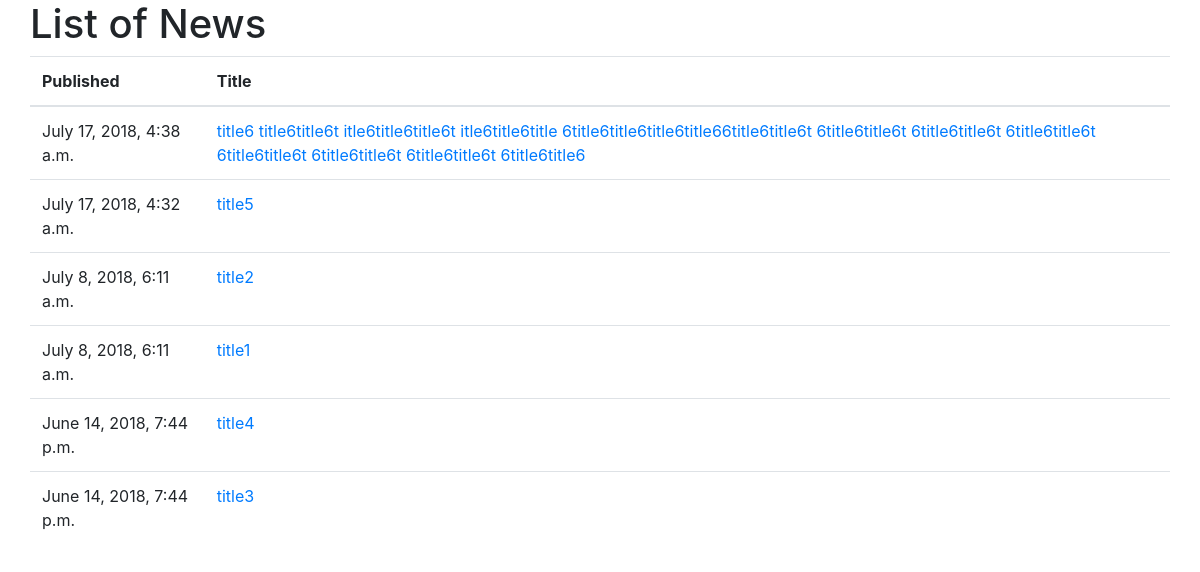
Before: /news/ with the older database file.
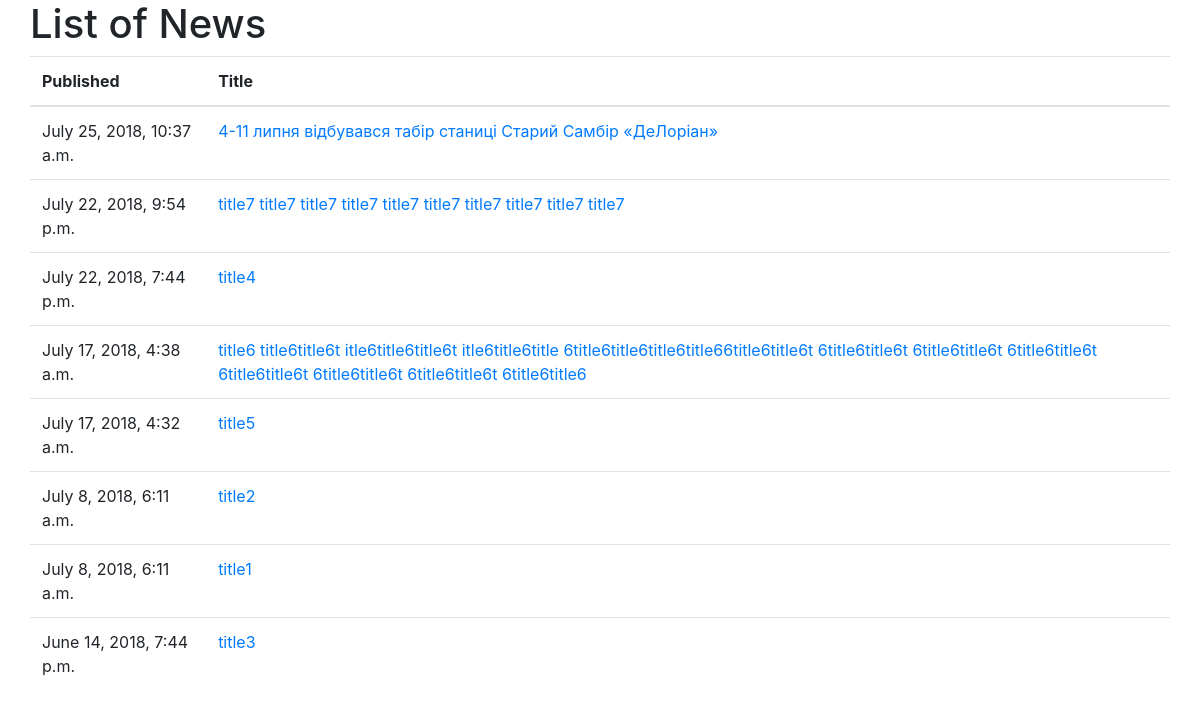
After: the same page with the newer database file.
### news/models.py (models this page shows, shortened)
class News(models.Model):
    id = models.AutoField(primary_key=True)
    title = models.CharField(max_length=200)
    content = models.TextField()
    pub_date = models.DateTimeField('published')

### news/views.py (the view)
# urls.py: path('', views.index, name='index'),
def index(request):
    latest_news_list = News.objects.order_by('-pub_date')#[:5]
    template = loader.get_template('news/index.html')
    context = {
        'latest_news_list': latest_news_list,
    }
    return HttpResponse(template.render(context, request))

### news/templates/news/index.html (shortened to what this page needs)
<!DOCTYPE html>
<html lang="en">
<head>
    <link rel="stylesheet" href="https://maxcdn.bootstrapcdn.com/bootstrap/4.0.0/css/bootstrap.min.css">
<!--{% load static %}
    <link rel="stylesheet" type="text/css" href="{% static 'news/style.css' %}" />
-->
</head>
<body>
<div id="starting">
    <div class="container">
        <div class="row">
            <h1>List of News
            </h1>
            <table class="table">
                <thead>
                    <tr>
                        <th>Published</th>
                        <th>Title</th>
                    </tr>
                </thead>
                <tbody>
                    {% if latest_news_list %}
                      {% for new in latest_news_list %}
                          <tr>
                            <td scope="row">{{ new.pub_date }}</td>
                            <td><a href="/news/{{ new.id }}/">{{ new.title }}</a></td>
                          </tr>
                      {% endfor %}
                </tbody>
            </table>
        </div>
    </div>
</div>
{% else %}
    <p>No polls are available.</p>
{% endif %}
</body>
</html>

Changed rows visible on the page:
added News: pub_date "July 25, 2018, 10:37 a.m.", title "4-11 липня відбувався табір станиці Старий Самбір «ДеЛоріан»"
added News: pub_date "July 22, 2018, 9:54 p.m.", title "title7 title7 title7 title7 title7 title7 title7 title7 title7 title7"
changed News "title4": pub_date "June 14, 2018, 7:44 p.m." → "July 22, 2018, 7:44 p.m."; moves up the list
